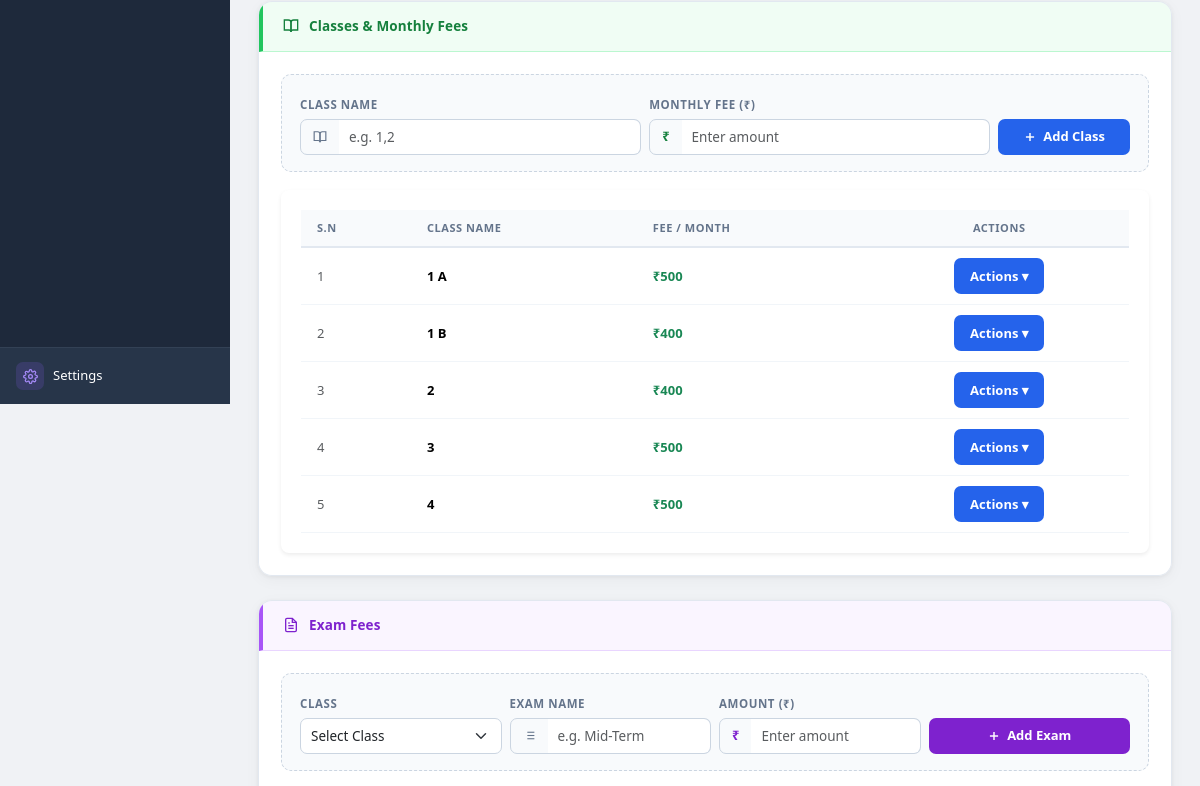
/school/config/ (signed in, middle part), run on an earlier commit of the app's database.
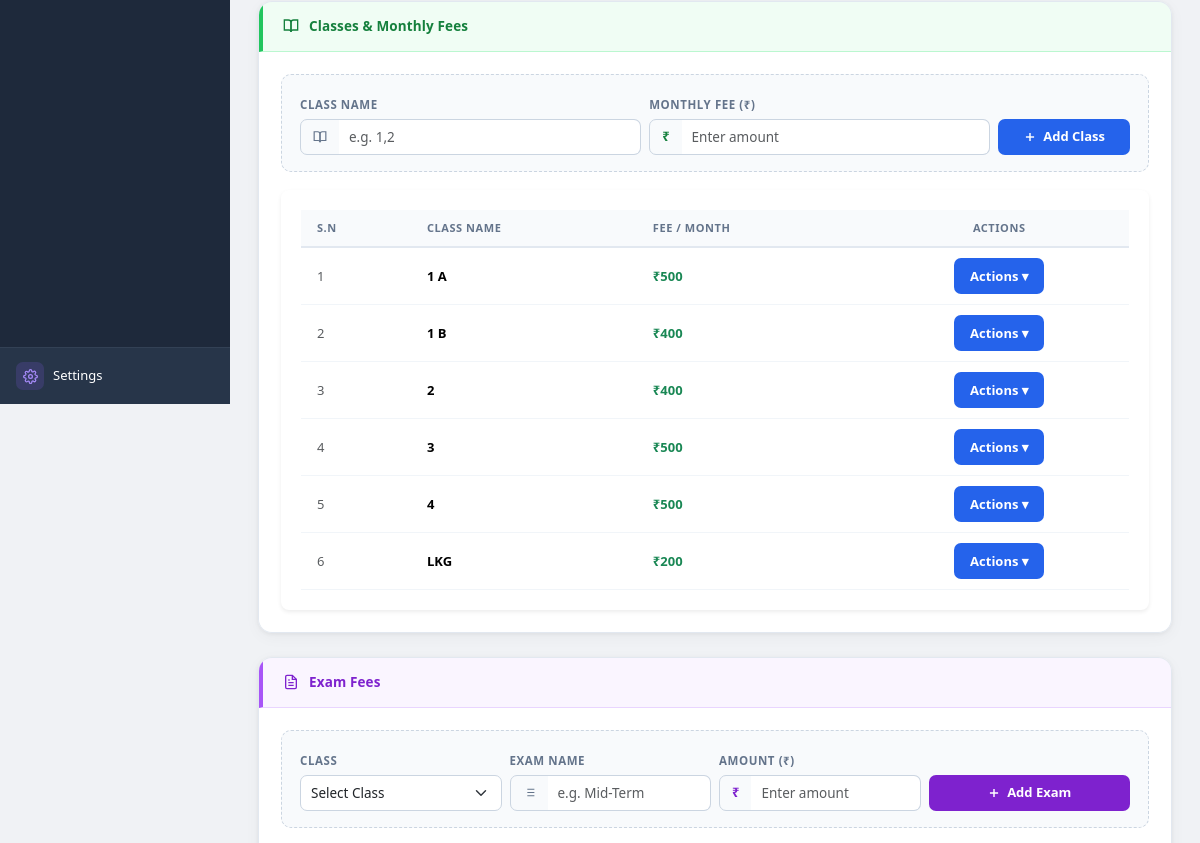
And on a later commit of the database.
### core/models.py (models this page shows, shortened)
class SchoolClass(models.Model):
    school = models.ForeignKey(School, on_delete=models.CASCADE)
    name = models.CharField(max_length=100)
    class Meta:
        ordering = ['name']

class FeeStructure(models.Model):
    FREQUENCY_MONTHLY = 'monthly'
    school_class = models.ForeignKey(SchoolClass, on_delete=models.CASCADE, related_name='fee_structures')
    fee_category = models.ForeignKey(FeeCategory, on_delete=models.PROTECT, related_name='fee_structures')
    academic_session = models.CharField(
        max_length=20,
        default=default_current_academic_session,
        validators=[validate_academic_session],
    )
    amount = models.DecimalField(max_digits=10, decimal_places=2)
    frequency = models.CharField(max_length=20, default=FREQUENCY_MONTHLY)
    class Meta:
        unique_together = ('school_class', 'fee_category', 'academic_session')

### core/views.py (the view, shortened to what this page needs)
# urls.py: path('school/config/', views.config_view, name='config_view'),
@school_only
def config_view(request):
    school = request.user.school
    profile = SchoolProfile.get_for_school(school)
    classes = SchoolClass.objects.filter(school=school).prefetch_related('fee_structures__fee_category')
    session_choices = get_academic_session_choices(past_years=2, future_years=10)
    wa_config, _ = WhatsAppConfig.objects.get_or_create(school=school)
    exam_fees = ExamFee.objects.filter(school=school).select_related('school_class')
    return render(request, 'school/config/config.html', {
        'object': profile,
        'school': school,
        'classes': classes,
        'session_choices': session_choices,
        'month_choices': MONTH_CHOICES,
        'exam_fees': exam_fees,
        'wa_config': wa_config,
    })

### core/context_processors.py (called while the page is built)
def software_branding(request):
    try:
        app_settings = SuperUserSettings.get_solo()
    except (OperationalError, ProgrammingError):
        app_settings = None
    return {
        'app_settings': app_settings,
        'current_tenant': getattr(request, 'tenant', None),
    }

### core/models.py (called while the page is built)
    def is_super(self):
        return self.role == self.SUPERUSER

    @classmethod
    def get_solo(cls):
        obj = cls.objects.order_by('pk').first()
        if obj:
            return obj
        return cls.objects.create()

    @classmethod
    def get_for_school(cls, school):
        obj, _ = cls.objects.get_or_create(
            school=school,
            defaults={'current_academic_session': default_current_academic_session()},
        )
        return obj

### core/session_utils.py (called while the page is built)
def get_session_start_year(reference_date=None, session_start_month='april'):
    date_obj = reference_date or timezone.localdate()
    start_cal = MONTH_TO_CAL.get(session_start_month, 4)
    return date_obj.year if date_obj.month >= start_cal else date_obj.year - 1

def format_academic_session(start_year):
    return f"{start_year}-{(start_year + 1) % 100:02d}"

def default_current_academic_session():
    return get_current_academic_session()

### templates/school/config/config.html (shortened to what the changed rows need)
{% extends 'base.html' %}
{% block content %}
<div class="cfg-card">
  <div class="cfg-body">
    {% if classes %}
    <div class="card border-0 shadow-sm rounded-3 overflow-hidden">
      <div class="table-responsive">
        <table class="table mb-0 cfg-table">
          <thead>
            <tr>
              <th>S.N</th>
              <th>Class Name</th>
              <th>Fee / Month</th>
              <th class="text-center">Actions</th>
            </tr>
          </thead>
          <tbody>
            {% for cls in classes %}
            {% with fee=cls.fee_structures.first %}
            <tr id="cls-row-{{ cls.pk }}">
              <td class="text-muted view-cls-{{ cls.pk }}">{{ forloop.counter }}</td>
              <td class="view-cls-{{ cls.pk }}"><strong>{{ cls.name }}</strong></td>
              <td class="view-cls-{{ cls.pk }}"><span class="fw-semibold text-success">₹{% if fee %}{{ fee.amount|floatformat:0 }}{% else %}0{% endif %}</span></td>
              <td class="text-center view-cls-{{ cls.pk }}">
                <div class="act-menu-wrap" style="position:relative;display:inline-block;">
                  <button class="act-toggle btn-cfg btn-cfg-blue" type="button" onclick="toggleActMenu(this)">
                    Actions ▾
                  </button>
                </div>
              </td>
            </tr>
            {% endwith %}
            {% endfor %}
          </tbody>
        </table>
      </div>
    </div>
    {% endif %}
  </div>
</div>
{% endblock %}

What changed in the data, as far as the page shows it:
added SchoolClass: name "LKG", fee_structures.first.amount "200"
